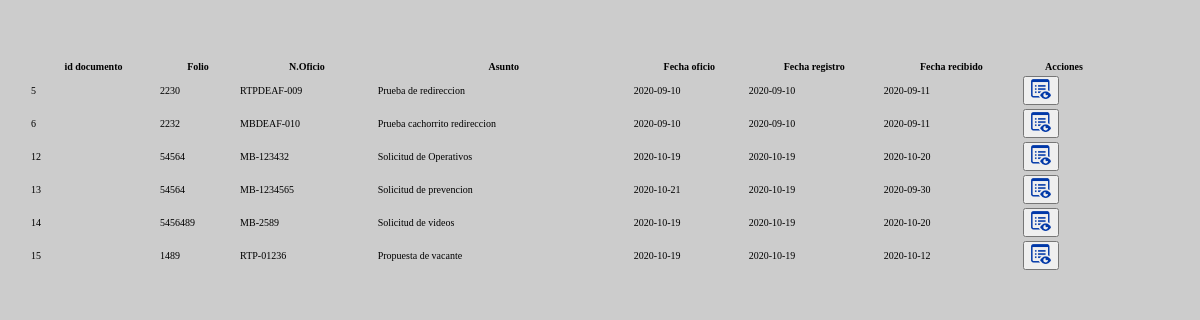
Screenshot of /Controller/filtros.php with the database file from the repository.
### tables this page shows
CREATE TABLE `documentos_externos` (
  `id_documento` int(4) NOT NULL,
  `n_oficio` varchar(20) NOT NULL,
  `folio` varchar(20) NOT NULL,
  `tipo_documento` int(4) NOT NULL,
  `fecha_oficio` date NOT NULL,
  `fecha_recibido` date NOT NULL,
  `fecha_registro` date NOT NULL,
  `id_empleado_r` varchar(4) NOT NULL,
  `id_organismo` int(4) NOT NULL,
  `remitente` varchar(200) NOT NULL,
  `cargo_r` varchar(300) NOT NULL,
  `asunto` varchar(600) NOT NULL,
  `estatus` int(4) NOT NULL
);

### Controller/filtros.php (the view, shortened to what this page needs)
<?php
require('../Model/conexion.php');
$sql = "SELECT de.id_documento,de.fecha_registro,de.fecha_recibido,de.folio,de.n_oficio,de.asunto,de.fecha_oficio FROM documentos_externos as de  WHERE estatus = 1 ";
$sql .= "ORDER BY de.id_documento";
$busqueda = $pdo->prepare($sql);
$busqueda->execute();
$lista_resultado = $busqueda->fetchAll(PDO::FETCH_ASSOC);
?>
<!DOCTYPE html>
<html lang="en">
<head>
    <link rel="stylesheet" type="text/css" href="../css/estilo_documentos.css">
</head>
<body>
    <table id="tabla_filtro" class="table table-borderless table-sm table-striped table-hover table-light table-sm"
        id="tabla_r">
        <thead class="table-secondary">
            <th>id documento</th>
            <th>Folio</th>
            <th>N.Oficio</th>
            <th>Asunto</th>
            <th>Fecha oficio</th>
            <th>Fecha registro</th>
            <th>Fecha recibido</th>
            <th>Acciones</th>
        </thead>
        <tbody id="table3">
            <tr>
                <?php
                foreach ($lista_resultado as $mostrar) { ?>
                <td><?php echo $mostrar["id_documento"]; ?></td>
                <td><?php echo $mostrar["folio"]; ?></td>
                <td><?php echo $mostrar["n_oficio"]; ?></td>
                <td><?php echo $mostrar["asunto"]; ?></td>
                <td><?php echo $mostrar["fecha_oficio"]; ?></td>
                <td><?php echo $mostrar["fecha_registro"]; ?></td>
                <td><?php echo $mostrar["fecha_recibido"]; ?></td>
                <td><button class="click" value="<?php echo $mostrar["id_documento"]; ?>">
                            ?> <img title="Ver documento" src='../img/ver.png' width='20px'> </button></td>
            </tr>
            <?php } ?>
        </tbody>
    </table>
</body>
</html>

### css/estilo_documentos.css (style rules this page uses)
body { width: 100%; padding: 0px; overflow-x: hidden; overflow-y: hidden; background-color: rgb(204, 204, 204) !important; }
th { position: relative; font-size: 10px !important; }
td { position: relative; font-size: 10px !important; }
table { position: relative; width: 90% !important; }
#tabla_filtro { position: relative; left: 20px; top: 50px; width: 90%; font-size: 10px; }

### rows the page displays
documentos_externos: id_documento "5", folio "2230", n_oficio "RTPDEAF-009", asunto "Prueba de redireccion", fecha_oficio "2020-09-10", fecha_registro "2020-09-10", fecha_recibido "2020-09-11"
documentos_externos: id_documento "6", folio "2232", n_oficio "MBDEAF-010", asunto "Prueba cachorrito redireccion", fecha_oficio "2020-09-10", fecha_registro "2020-09-10", fecha_recibido "2020-09-11"
documentos_externos: id_documento "12", folio "54564", n_oficio "MB-123432", asunto "Solicitud de Operativos", fecha_oficio "2020-10-19", fecha_registro "2020-10-19", fecha_recibido "2020-10-20"
documentos_externos: id_documento "13", folio "54564", n_oficio "MB-1234565", asunto "Solicitud de prevencion", fecha_oficio "2020-10-21", fecha_registro "2020-10-19", fecha_recibido "2020-09-30"
documentos_externos: id_documento "14", folio "5456489", n_oficio "MB-2589", asunto "Solicitud de videos", fecha_oficio "2020-10-19", fecha_registro "2020-10-19", fecha_recibido "2020-10-20"
documentos_externos: id_documento "15", folio "1489", n_oficio "RTP-01236", asunto "Propuesta de vacante", fecha_oficio "2020-10-19", fecha_registro "2020-10-19", fecha_recibido "2020-10-12"
